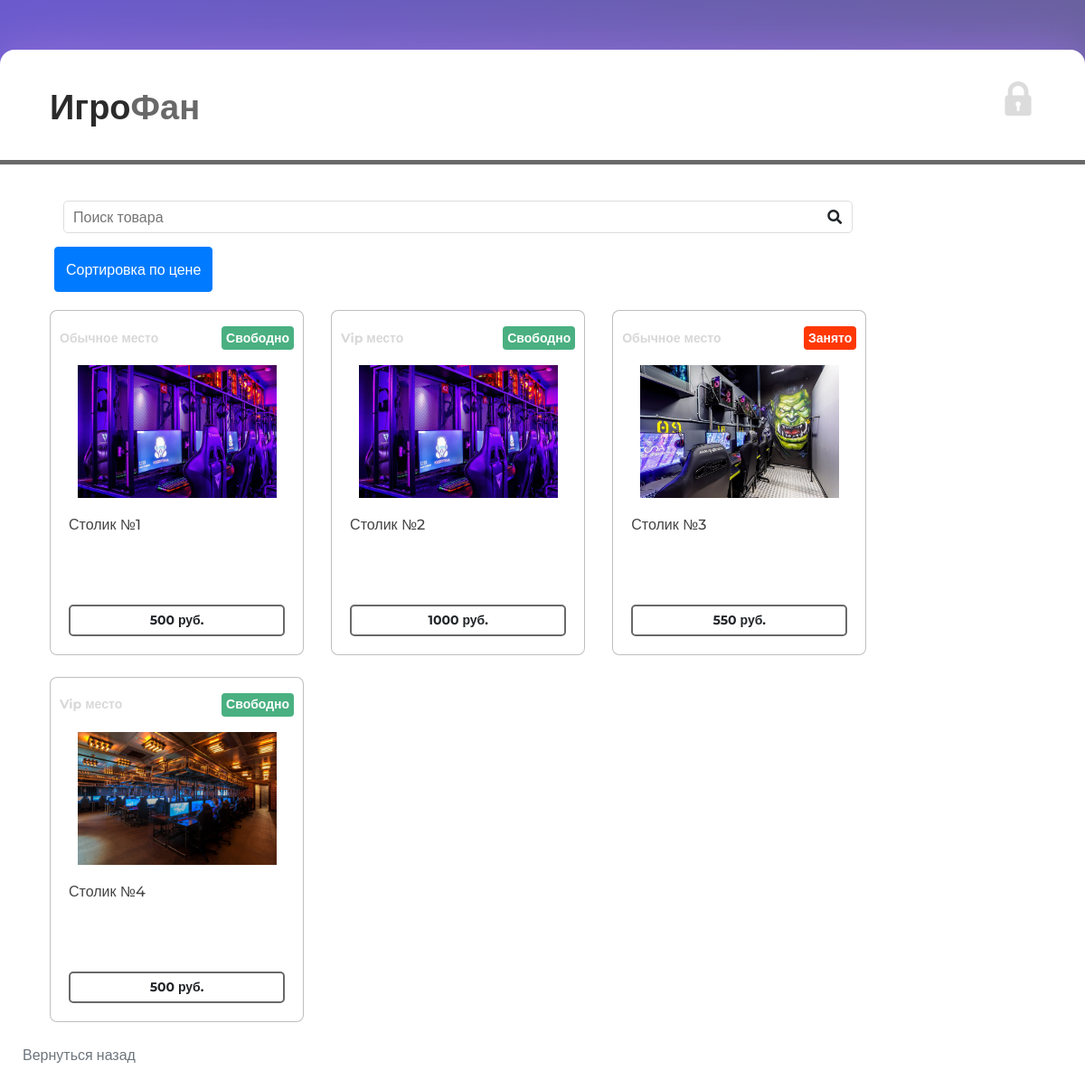
Screenshot of /index1.php with the database file from the repository.
### tables this page shows
CREATE TABLE `products` (
  `id_product` int NOT NULL,
  `title` varchar(1024) NOT NULL,
  `price` int NOT NULL,
  `description` varchar(1024) NOT NULL,
  `img` varchar(1024) NOT NULL,
  `category_id` int NOT NULL,
  `sale` tinyint(1) DEFAULT NULL,
  `new` tinyint(1) DEFAULT NULL
);

CREATE TABLE `category` (
  `id_category` int NOT NULL,
  `name` varchar(255) NOT NULL
);

### _product-item.php (the view, shortened to what this page needs)
<div class="col-sm-6 col-lg-4 product_card" data-price="<?php echo $product['price'];?>" data-category="<? echo $product['name']; ?>">
	<div class="card mb-4">
		<div class="card-top">
			<div class="card-top__cat"><? echo $product['name']; ?></div>
			<? if ($product['sale']) { ?>
			<div class="card-top__sale">Занято</div>
			<? }
			if ($product['new']) {
			?>
			<div class="card-top__new">Свободно</div>
			<? } ?>
		</div>
		<div class="product-img">
			<img class="product-image" src="./img/products/<? echo $product['img']; ?>" >
		</div>
		<div class="card-body">
			<h4 class="item-title">
				<a href="product-page.php?productId=<? echo $product['id_product']; ?>" class="search__title">
					<? echo $product['title'] ?>
				</a>
			</h4>
			<div class="card-btn">
				<div class="card-btn__price">
					<? echo $product['price']; ?> руб.
				</div>
			</div>
		</div>
	</div>
</div>

### index1.php (shortened to what this page needs)
<?
	require_once('./config.php');
	include('./templates/_head.php');
?>
<body>
	<div class="white-plate">
		<div class="container-fluid">
			<?php include('./templates/_header.php'); ?>
			<div class="line-between"></div>
			<div class="row">
				<div class="col-md-10 col-lg-10">
					<div class="row">
						<div class="col-lg-12 d-flex">
							<div class="col-lg-12">
								<?	include("./templates/_search.php"); ?>
							</div>
						</div>
					</div>
					<div class="row">
							<div class="filter__btns" style="margin: 0 0 20px 20px;">
								<button class="price__filer--btn btn btn-primary" style="height:50px;">Сортировка по цене</button>
							</div>
							<div class="row">
								<div class="col-lg-12 product__cards d-flex" style="flex-wrap: wrap;">
									<?
										foreach ($products as $product) {
											include("./_product-item.php");
										}
									?>
								</div>
								<p class="text-center"><a href="index.php" class="text-secondary">Вернуться назад</a></p>
							</div>
					</div>
				</div>
			</div>
		</div>
	</div>
</body>

### css/main.css (style rules this page uses)
* { margin: 0; padding: 0; }
body, html { background-color: #696969; height: 100%; font-family: 'Open Sans', sans-serif; }
body { height: auto; min-height: 100%; background: #306BF2; background: -webkit-linear-gradient(top left, #6A5ACD, #696969); background: -moz-linear-gradient(top left, #6A5ACD, #696969); background: linear-gradient(top left, #6A5ACD, #696969); padding-bottom: 50px; }
img { max-width: 100%; height: auto; }
a { text-decoration: none; }
.white-plate { margin-top: 55px; background-color: #FFF; border-radius: 16px; max-width: 1200px; margin-left: auto; margin-right: auto; padding-left: 40px; padding-right: 40px; padding-bottom: 55px; box-shadow: 0px 10px 62px 10px rgba(147, 112, 219); }
body:before { content: ""; display: table; }
.line-between { background-color: var(--blue); height: 5px; margin-left: -55px; margin-right: -55px; margin-bottom: 40px; }
.product-img { width: 220px; height: auto; margin-left: auto; margin-right: auto; }
.item-title { overflow: hidden; font-family: 'Montserrat', sans-serif; font-size: 16px; line-height: 1.3; color: #000; text-decoration: none; transition: 0.2s ease-in; height: 90px; transform: translateZ(100px); }
.item-title a { text-overflow: ellipsis " [..]"; color: #444; text-decoration: none; transition: 0.2s ease-in; display: inline-block; height: 100%; }
.card-btn { position: relative; bottom: 0; font-family: "Montserrat", sans-serif; border-radius: 5px; border: 2px solid var(--blue); display: flex; align-items: center; width: 100%; }
.card-btn__price { font-size: 14px; font-weight: bold; text-align: center; width: 100%; padding: 5px; }
.card-top { font-family: "Montserrat", sans-serif; font-weight: bold; font-size: 14px; display: flex; align-items: center; gap: 10px; padding: 10px; height: 60px; }
.card-top__sale { border-radius: 4px; padding: 2.5px 5px; background-color: #FF3805; color: #fff; }
.card-top__new { border-radius: 4px; padding: 2.5px 5px; background-color: #4AB081; color: #fff; }
.card-top__cat { width: 100%; text-align: left; color: #D8D8D8; }
.card { position: relative; border-radius: 8px; border: 1px solid rgba(128, 128, 128, 0.5); transition: 0.5s ease-out; }
.filter__btns { position: relative; }
@media (min-width: 992px) { .col-lg-4 { max-width: 50%; } }

### rows the page displays
products: category.name "Обычное место", new "Свободно", img (picture), title "Столик №1", price "500"
products: category.name "Vip место", new "Свободно", img (picture), title "Столик №2", price "1000"
products: category.name "Обычное место", sale "Занято", img (picture), title "Столик №3", price "550"
products: category.name "Vip место", new "Свободно", img (picture), title "Столик №4", price "500"
